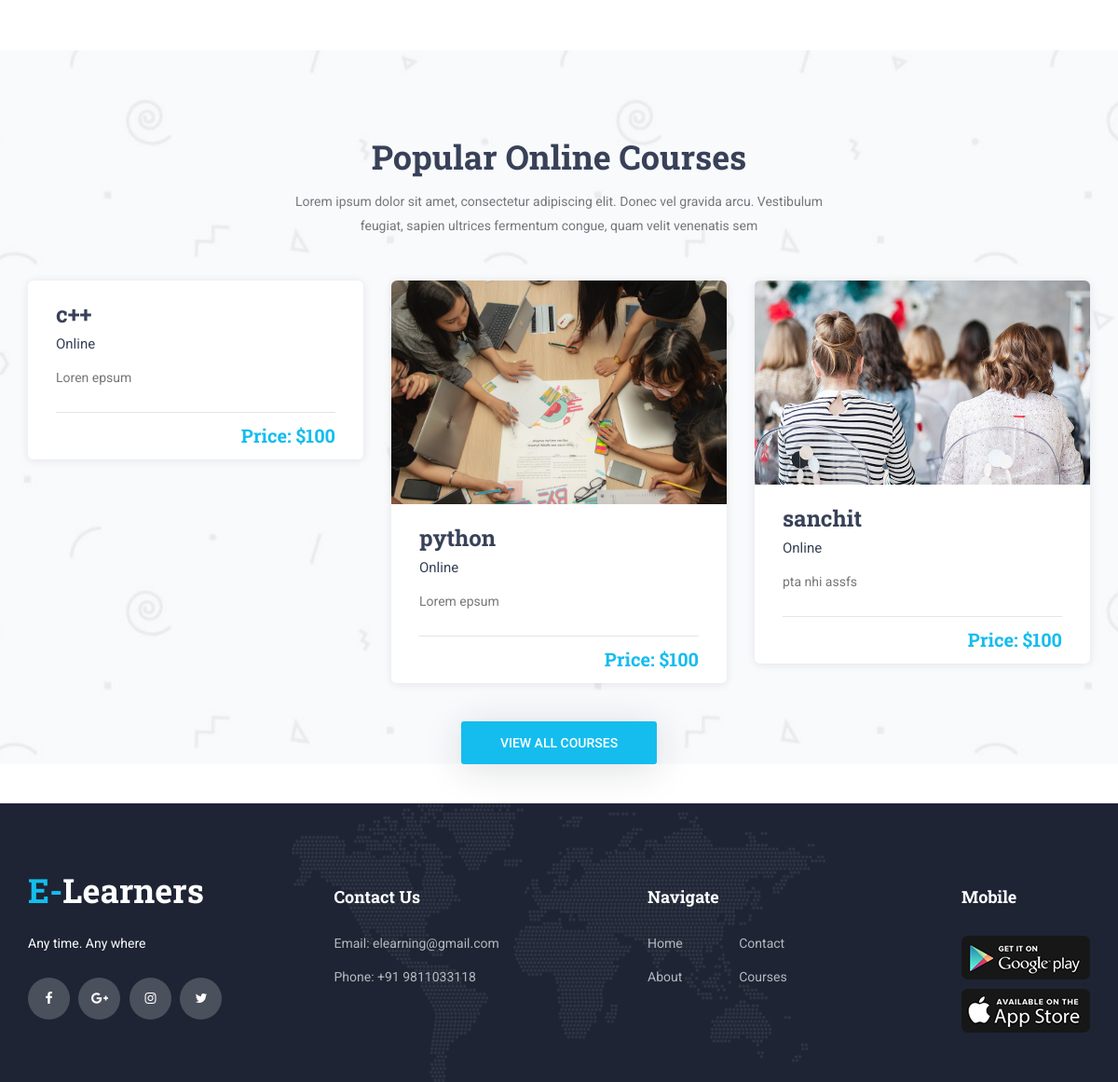
The app's page /home (lower part), older data.
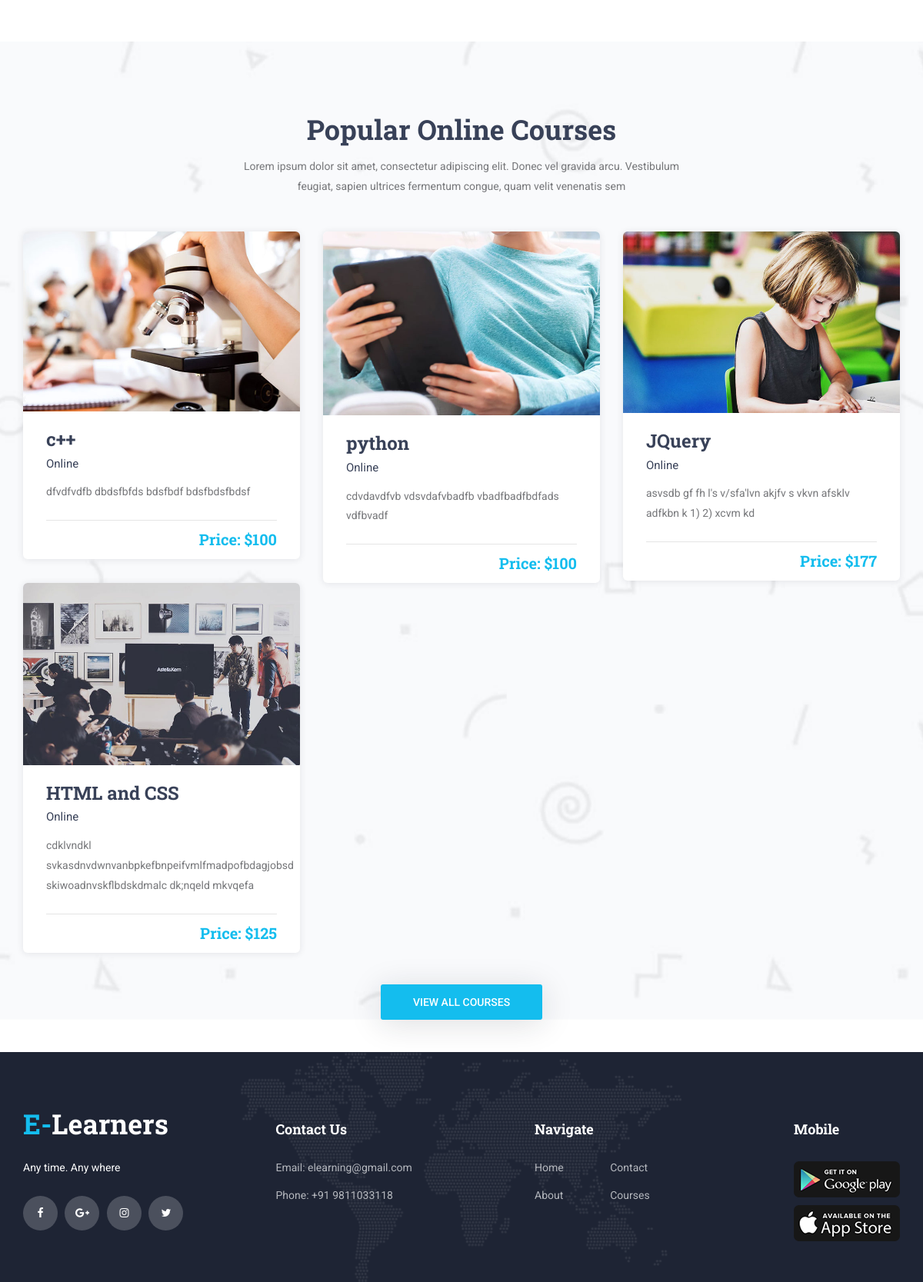
The same page, newer data.
### home/models.py (models this page shows)
class Course(models.Model):
	courseName= models.CharField(max_length=50, default=" ")
	courseDesc= models.TextField(default=" ")
	longDesc=models.TextField(default=" ")
	courseImage= models.ImageField(upload_to='pics2/', default=" ")
	price=models.IntegerField(default="100")
	teacher=models.CharField(max_length=50,default=" ")

### home/views.py (the view)
# urls.py: path('home',views.index, name = 'home'),
def index(request):
    dests = Course.objects.all()
    return render(request,'index.html', {'dests': dests})

### templates/index.html (shortened to what this page needs)
{% extends "Login_Auth/base.html" %}
{% load static  %}
{% block content %}
<link rel="stylesheet" type="text/css" href="{% static 'styles/main_styles.css' %}">
	<div class="courses">
		<div class="section_background parallax-window" data-parallax="scroll" data-image-src="images/courses_background.jpg" data-speed="0.8"></div>
		<div class="container">
			<div class="row">
				<div class="col">
					<div class="section_title_container text-center">
						<h2 class="section_title">Popular Online Courses</h2>
						<div class="section_subtitle"><p>Lorem ipsum dolor sit amet, consectetur adipiscing elit. Donec vel gravida arcu. Vestibulum feugiat, sapien ultrices fermentum congue, quam velit venenatis sem</p></div>
					</div>
				</div>
			</div>
				<div class="row courses_row">
					{% for dest in dests %}
						<div class="col-lg-4 course_col">
							<div class="course">
								<div class="course_image ">
									<img src="{{ dest.courseImage.url }}" alt="">
								</div>
								<div class="course_body">
								<form method="POST" action="course/" id="san" name="{{ dest.courseName }}">
									<a href="#" onclick="submitform('{{ dest.courseName }}')"><h3 class="course_title">{{dest.courseName}}</h3></a>
								</form>
									<div class="course_teacher">Online</div>
									<div class="course_text">
										<p>{{ dest.courseDesc }}
									</div>
								</div>
								<div class="course_footer">
									<div class="course_footer_content d-flex flex-row align-items-center justify-content-start">
										<div class="course_price ml-auto">Price: ${{ dest.price }}</div>
									</div>
								</div>
							</div>
						</div>
				{% endfor %}
				</div>
				<div class="row">
					<div class="col text-center" style="text-align: center!important;">
					<center>
						<div class="courses_button trans_200" style="align:center;"><a href="courses">view all courses</a></div>
						</center>
					</div>
				</div>
			</div>
		</div>
	<div>
{% endblock content %}

### Login_Auth/templates/Login_Auth/base.html (shortened to what this page needs)
{% load static  %}
{% static "images" as baseUrl %}
<!DOCTYPE html>
<html lang="en">
<head>
<link rel="stylesheet" type="text/css" href="{% static 'styles/bootstrap4/bootstrap.min.css' %}">
<link href="{% static 'plugins/font-awesome-4.7.0/css/font-awesome.min.css' %}" rel="stylesheet" type="text/css">
<link rel="stylesheet" type="text/css" href="{% static 'plugins/OwlCarousel2-2.2.1/owl.carousel.css' %}">
<link rel="stylesheet" type="text/css" href="{% static 'plugins/OwlCarousel2-2.2.1/owl.theme.default.css' %}">
<link rel="stylesheet" type="text/css" href="{% static 'plugins/OwlCarousel2-2.2.1/animate.css' %}">
<link rel="stylesheet" type="text/css" href="{% static 'styles/main_styles.css' %}">
<link rel="stylesheet" type="text/css" href="{% static 'styles/responsive.css' %}">
</head>
<body>
<div class="super_container">
	{% block content %}
	{% endblock %}
	<br>
	<br>
	<footer class="footer">
		<div class="footer_background" style="background-image:url(images/footer_background.png)"></div>
		<div class="container">
			<div class="row footer_row">
				<div class="col">
					<div class="footer_content">
						<div class="row">
							<div class="col-lg-3 footer_col">
								<div class="footer_section footer_about">
									<div class="footer_logo_container">
										<a href="#">
											<div class="footer_logo_text"><span>E-</span>Learners</div>
										</a>
									</div>
									<div class="footer_about_text">
										<p>Any time. Any where</p>
									</div>
									<div class="footer_social">
										<ul>
											<li><a href="#"><i class="fa fa-facebook" aria-hidden="true"></i></a></li>
											<li><a href="#"><i class="fa fa-google-plus" aria-hidden="true"></i></a></li>
											<li><a href="#"><i class="fa fa-instagram" aria-hidden="true"></i></a></li>
											<li><a href="#"><i class="fa fa-twitter" aria-hidden="true"></i></a></li>
										</ul>
									</div>
								</div>
							</div>
							<div class="col-lg-3 footer_col">
								<div class="footer_section footer_contact">
									<div class="footer_title">Contact Us</div>
									<div class="footer_contact_info">
										<ul>
											<li>Email: elearning@gmail.com</li>
											<li>Phone:  +91 9811033118</li>
										</ul>
									</div>
								</div>
							</div>
							<div class="col-lg-3 footer_col">
								<div class="footer_section footer_links">
									<div class="footer_title">Navigate</div>
									<div class="footer_links_container">
										<ul>
											<li><a href="index">Home</a></li>
											<li><a href="about">About</a></li>
											<li><a href="contact">Contact</a></li>
											<li><a href="courses">Courses</a></li>
										</ul>
									</div>
								</div>
							</div>
							<div class="col-lg-3 footer_col clearfix">
								<div class="footer_section footer_mobile">
									<div class="footer_title">Mobile</div>
									<div class="footer_mobile_content">
										<div class="footer_image"><a href="#"><img src="{% static 'images/mobile_1.png' %}" alt=""></a></div>
										<div class="footer_image"><a href="#"><img src="{% static 'images/mobile_2.png' %}" alt=""></a></div>
									</div>
								</div>
							</div>
						</div>
					</div>
				</div>
			</div>
		</div>
	</footer>
</div>
</body>
</html>

Row changes from the older to the newer data that the page shows:
removed Course: courseImage (picture), courseName "sanchit", courseDesc "pta nhi assfs", price "100"
changed Course: courseImage: picture added; courseDesc "Loren epsum" → "dfvdfvdfb dbdsfbfds bdsfbdf bdsfbdsfbdsf"
changed Course "python": courseImage: a different picture; courseDesc "Lorem epsum" → "cdvdavdfvb vdsvdafvbadfb vbadfbadfbdfads vdfbvadf"
added Course: courseImage (picture), courseName "JQuery", courseDesc "asvsdb gf fh l's v/sfa'lvn akjfv s vkvn afsklv adfkbn k 1) 2) xcvm kd", price "177"
added Course: courseImage (picture), courseName "HTML and CSS", courseDesc "cdklvndkl svkasdnvdwnvanbpkefbnpeifvmlfmadpofbdagjobsd skiwoadnvskflbdskdmalc dk;nqeld mkvqefa", price "125"
